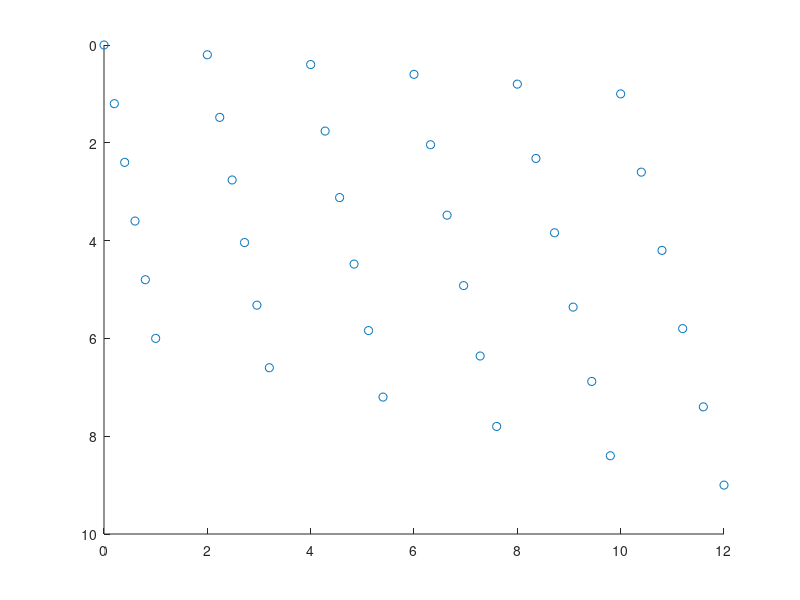

Recreate this plot in MATLAB.
% chenzhe, 2017-07-17
%
% this calculates the bilinear interpolation of imaging positions based on
% the four corner points.
% See https://en.wikipedia.org/wiki/Bilinear_interpolation for derivation.

nR = 5;
nC = 5;

[iR, iC] = meshgrid(0:nR, 0:nC);

x11 = 0; y11 = 0;
x21 = 10; y21 = 1;
x12 = 1; y12 = 6;
x22 = 12; y22 = 9;

x = 1/nC/nR * (x11*(nC-iC).*(nR-iR) + x21*iC.*(nR-iR) + x12*(nC-iC).*iR + x22*iC.*iR);
y = 1/nC/nR * (y11*(nC-iC).*(nR-iR) + y21*iC.*(nR-iR) + y12*(nC-iC).*iR + y22*iC.*iR);

scatter(x(:),y(:)); set(gca,'ydir','reverse');